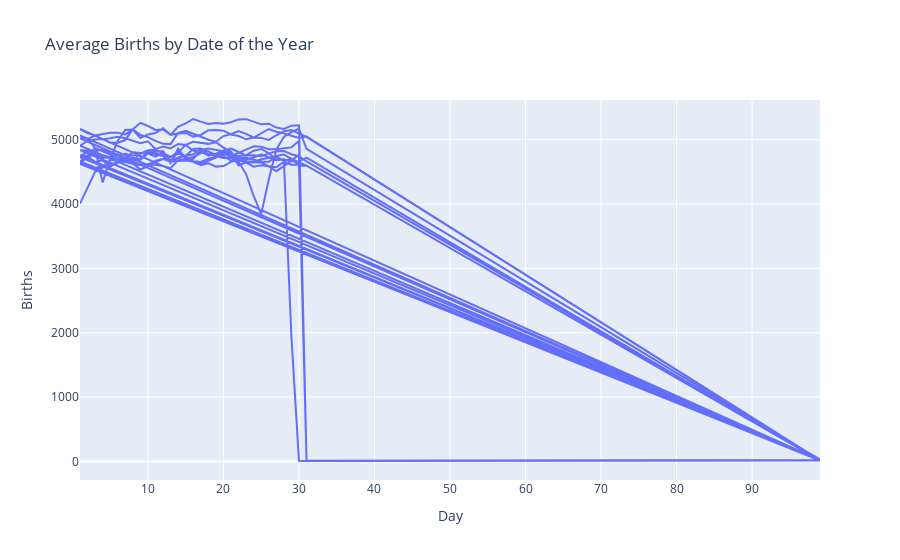

The cell this chart's notebook holds for it:
### Markdown cell above
### Q8) Focusing on the month and day only, you have a time series reflecting the average number of births by date of the year. From this, plot the data.

### Code cell
average_births = df.groupby(['month', 'day'])['births'].mean().reset_index()

fig = px.line(average_births, x='day', y='births', title='Average Births by Date of the Year')
fig.update_xaxes(title_text='Day')
fig.update_yaxes(title_text='Births')
fig.show()

### Figure 1 — Plotly figure (JSON) as saved in the notebook; plotly's stock layout.template omitted (floating-point values rounded to 4 significant figures; data arrays with more than 128 entries replaced by an {"elided": "..."} marker saying what was removed)
{"data": [{"hovertemplate": "day=%{x}<br>births=%{y}<extra></extra>", "legendgroup": "", "line": {"color": "#636efa", "dash": "solid"}, "marker": {"symbol": "circle"}, "mode": "lines", "name": "", "orientation": "v", "showlegend": false, "type": "scatter", "x": {"elided": "384 int values"}, "xaxis": "x", "y": {"elided": "384 float values"}, "yaxis": "y"}], "layout": {"autosize": true, "legend": {"tracegroupgap": 0}, "title": {"text": "Average Births by Date of the Year"}, "xaxis": {"anchor": "y", "autorange": true, "domain": [0, 1], "range": [1, 99], "title": {"text": "Day"}, "type": "linear"}, "yaxis": {"anchor": "x", "autorange": true, "domain": [0, 1], "range": [-288.9, 5618.0], "title": {"text": "Births"}, "type": "linear"}}}
